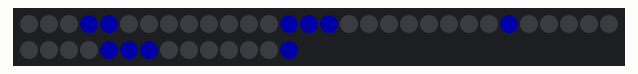
Bench run of a sketch on a simulated Arduino Uno, built with avr-gcc and run on an emulated ATmega328P. Parts: 44 RGB LEDs in strip order, left to right, continuing on the next row. Dim RGB values are drawn brighter than linear.

Above: at 0.08 s.
At 10.1 s:
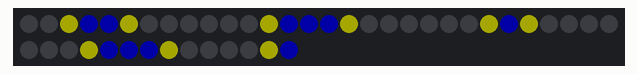
At 13.28 s:
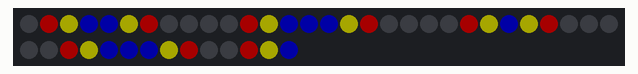
At 16.7 s:
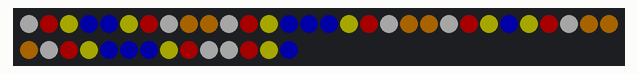
At 28.01 s:
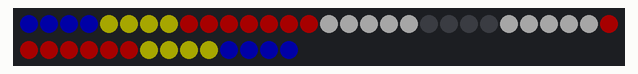
At 39.82 s:
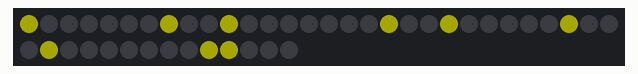

The sketch:

02_05_2020.ino
```cpp
#include <FastLED.h>
#define NUM_LEDS 44
#define DATA_PIN 6
#define COLOR_ORDER GRB //BRG
CRGB leds[NUM_LEDS];


/****Arrays****/
//pattern1,pattern2
byte halfRing[6][10] = {
    {3,4,14,13,15,24,35,34,36,43},
    {2,5,12,16,23,25,33,37,42,42},
    {1,6,11,17,22,26,32,38,41,41},
    {0,7,10,18,21,27,31,39,40,40},
    {9,8,19,20,28,30,29,29,29,29},
    {3,4,14,13,15,24,35,34,36,43}//for clear repetition
};

//pattern5
byte straight1[6][14] = {
    {3,2,1,0,43,42,41,40,40,40,40,40,40,40},
    {4,5,6,7,36,37,38,39,39,39,39,39,39,39,},
    {14,13,12,11,10,9,8,35,34,33,32,31,30,29},
    {15,16,17,18,19,24,25,26,27,28,28,28,28,28},
    {23,22,21,20,20,20,20,20,20,20,20,20,20,20},
    {3,2,1,0,43,42,41,40}//for clear repetition
};


/****Colors****/
byte colors[5][3] = {
    {0, 0, 255}, //blue
    {255, 255, 0}, //yellow
    {255, 0, 0},//red
    {255, 255, 255}, //white
    {255, 152, 0} //Vivid Gamboge
};

void setup() {
    //Serial.begin(9600);
    FastLED.addLeds<WS2812, DATA_PIN, COLOR_ORDER>(leds, NUM_LEDS);  //Set Pixel LED type
    LEDS.setBrightness(40);  //set initial brighness max:255

}

void loop() {

  pattern1(160, 5);
  pattern2(160, 5);
  pattern3(220, 5);
  pattern4(160, 5);
  pattern5(220, 5);
  pattern6(160, 5);
  //pattern7(220, 5);
  //CylonBounce(0xff, 0, 0, 4, 10, 50);


}

/****Patterns****/
/***********Pattern-1***********/
void pattern1(byte paternSpd, byte repCount) {
    for(byte repeat = 0; repeat<repCount; repeat++){
        FastLED.clear();
        for(byte i = 0; i < 6; i++){
            for(byte z = 0; z < 10; z++){
                byte ledNo = halfRing[i][z];
                if(i != 5){
                    leds[ledNo] = CRGB(colors[repeat][0], colors[repeat][1], colors[repeat][2]);
                }else{
                    leds[ledNo] = CRGB(0, 0, 0);
                }
            }
            FastLED.show();
            delay(paternSpd);
        }
    }
}
/***********Pattern-2***********/
void pattern2(byte paternSpd, byte repCount) {
    for(byte repeat = 0; repeat < repCount; repeat++){
        for(byte i = 0; i < 6; i++){
            FastLED.clear();
            for(byte z = 0; z < 10; z++){
                byte ledNo = halfRing[i][z];
                if(i != 5){
                    leds[ledNo] = CRGB(colors[repeat][0], colors[repeat][1], colors[repeat][2]);
                }else{
                    leds[ledNo] = CRGB(0, 0, 0);
                }
            }
            FastLED.show();
            delay(paternSpd);
        }
    }
}

/***********Pattern-3***********/
void pattern3(byte paternSpd, byte repCount){
    for(byte repeat = 0; repeat<repCount; repeat++){
        FastLED.clear();
        for(byte i = 0; i < 6; i++){
            for(byte z = 0; z < 10; z++){
                byte ledNo = halfRing[i][z];
                if(i != 5){
                    leds[ledNo] = CRGB(colors[i][0], colors[i][1], colors[i][2]);
                }else{
                    leds[ledNo] = CRGB(0, 0, 0);
                }
                FastLED.show();
            }
            //FastLED.show();
            delay(paternSpd);
        }
    }
}

/***********Pattern-4***********/
void pattern4(byte paternSpd, byte repCount){
    for(byte repeat = 0; repeat<repCount; repeat++){
        for(byte i = 0; i < 6; i++){
            FastLED.clear();
            for(byte z = 0; z < 10; z++){
                byte ledNo = halfRing[i][z];
                if(i != 5){
                    leds[ledNo] = CRGB(colors[i][0], colors[i][1], colors[i][2]);
                }else{
                    leds[ledNo] = CRGB(0, 0, 0);
                }
            }
            FastLED.show();
            delay(paternSpd);
        }
    }
}


/***********Pattern-5***********/
void pattern5(byte paternSpd, byte repCount){
    for(byte repeat = 0; repeat<repCount; repeat++){
      FastLED.clear();
        for(byte i = 0; i < 6; i++){
            for(byte z = 0; z < 14; z++){
                byte ledNo = straight1[i][z];
                if(i != 5){
                    leds[ledNo] = CRGB(colors[i][0], colors[i][1], colors[i][2]);
                }else{
                    leds[ledNo] = CRGB(0, 0, 0);
                }
            }
            FastLED.show();
            delay(paternSpd);
        }
    }
}

/***********Pattern-6***********/
void pattern6(byte paternSpd, byte repCount){
    for(byte repeat = 0; repeat<repCount; repeat++){
        for(byte i = 0; i < 6; i++){
          FastLED.clear();
            for(byte z = 0; z < 14; z++){
                byte ledNo = straight1[i][z];
                if(i != 5){
                    leds[ledNo] = CRGB(colors[i][0], colors[i][1], colors[i][2]);
                }else{
                    leds[ledNo] = CRGB(0, 0, 0);
                }
            }
            FastLED.show();
            delay(paternSpd);
        }
    }
}

/***********Pattern-7***********/
void pattern7(byte paternSpd, byte repCount){

}

void showStrip() {
   FastLED.show();
}

void setPixel(int Pixel, byte red, byte green, byte blue) {
   /*leds[Pixel].r = red;
   leds[Pixel].g = green;
   leds[Pixel].b = blue;*/
   leds[Pixel] = CRGB(red, green, blue);
}


void setAll(byte red, byte green, byte blue) {
  for(int i = 0; i < NUM_LEDS; i++ ) {
    //setPixel(i, red, green, blue);
    //leds[i] = CRGB(red, green, blue);
  }
  FastLED.show();
}

/********************************************************
void CylonBounce(byte red, byte green, byte blue, int EyeSize, int SpeedDelay, int ReturnDelay){

  for(int i = 0; i < NUM_LEDS-EyeSize-2; i++) {
    setAll(0,0,0);
    setPixel(i, red/10, green/10, blue/10);
    for(int j = 1; j <= EyeSize; j++) {
      setPixel(i+j, red, green, blue);
    }
    setPixel(i+EyeSize+1, red/10, green/10, blue/10);
    showStrip();
    delay(SpeedDelay);
  }

  delay(ReturnDelay);

  for(int i = NUM_LEDS-EyeSize-2; i > 0; i--) {
    setAll(0,0,0);
    setPixel(i, red/10, green/10, blue/10);
    for(int j = 1; j <= EyeSize; j++) {
      setPixel(i+j, red, green, blue);
    }
    setPixel(i+EyeSize+1, red/10, green/10, blue/10);
    showStrip();
    delay(SpeedDelay);
  }

  delay(ReturnDelay);
}******************************************************************/


/*for (int i = 0; i < rep; i++) {
    FastLED.clear();

    leds[3] = CRGB(255, 0, 0);
    leds[4] = CRGB(255, 0, 0);
    leds[14] = CRGB(255, 0, 0);
    leds[13] = CRGB(255, 0, 0);
    leds[15] = CRGB(255, 0, 0);
    leds[24] = CRGB(255, 0, 0);
    leds[35] = CRGB(255, 0, 0);
    leds[34] = CRGB(255, 0, 0);
    leds[36] = CRGB(255, 0, 0);
    leds[43] = CRGB(255, 0, 0);
    FastLED.show();
    delay(sp);

    leds[2] = CRGB(255, 0, 0);
    leds[5] = CRGB(255, 0, 0);
    leds[12] = CRGB(255, 0, 0);
    leds[16] = CRGB(255, 0, 0);
    leds[23] = CRGB(255, 0, 0);
    leds[25] = CRGB(255, 0, 0);
    leds[33] = CRGB(255, 0, 0);
    leds[37] = CRGB(255, 0, 0);
    leds[42] = CRGB(255, 0, 0);
    FastLED.show();
    delay(sp);

    leds[1] = CRGB(255, 0, 0);
    leds[6] = CRGB(255, 0, 0);
    leds[11] = CRGB(255, 0, 0);
    leds[17] = CRGB(255, 0, 0);
    leds[22] = CRGB(255, 0, 0);
    leds[26] = CRGB(255, 0, 0);
    leds[32] = CRGB(255, 0, 0);
    leds[38] = CRGB(255, 0, 0);
    leds[41] = CRGB(255, 0, 0);
    FastLED.show();
    delay(sp);

    leds[0] = CRGB(255, 0, 0);
    leds[7] = CRGB(255, 0, 0);
    leds[10] = CRGB(255, 0, 0);
    leds[18] = CRGB(255, 0, 0);
    leds[21] = CRGB(255, 0, 0);
    leds[27] = CRGB(255, 0, 0);
    leds[31] = CRGB(255, 0, 0);
    leds[39] = CRGB(255, 0, 0);
    leds[40] = CRGB(255, 0, 0);
    FastLED.show();
    delay(sp);

    leds[9] = CRGB(255, 0, 0);
    leds[8] = CRGB(255, 0, 0);
    leds[19] = CRGB(255, 0, 0);
    leds[20] = CRGB(255, 0, 0);
    leds[28] = CRGB(255, 0, 0);
    leds[30] = CRGB(255, 0, 0);
    leds[29] = CRGB(255, 0, 0);
    FastLED.show();
    delay(sp);

    leds[3] = CRGB(0, 0, 0);
    leds[4] = CRGB(0, 0, 0);
    leds[14] = CRGB(0, 0, 0);
    leds[13] = CRGB(0, 0, 0);
    leds[15] = CRGB(0, 0, 0);
    leds[24] = CRGB(0, 0, 0);
    leds[35] = CRGB(0, 0, 0);
    leds[34] = CRGB(0, 0, 0);
    leds[36] = CRGB(0, 0, 0);
    leds[43] = CRGB(0, 0, 0);
    FastLED.show();
    delay(sp);

  }*/
```
